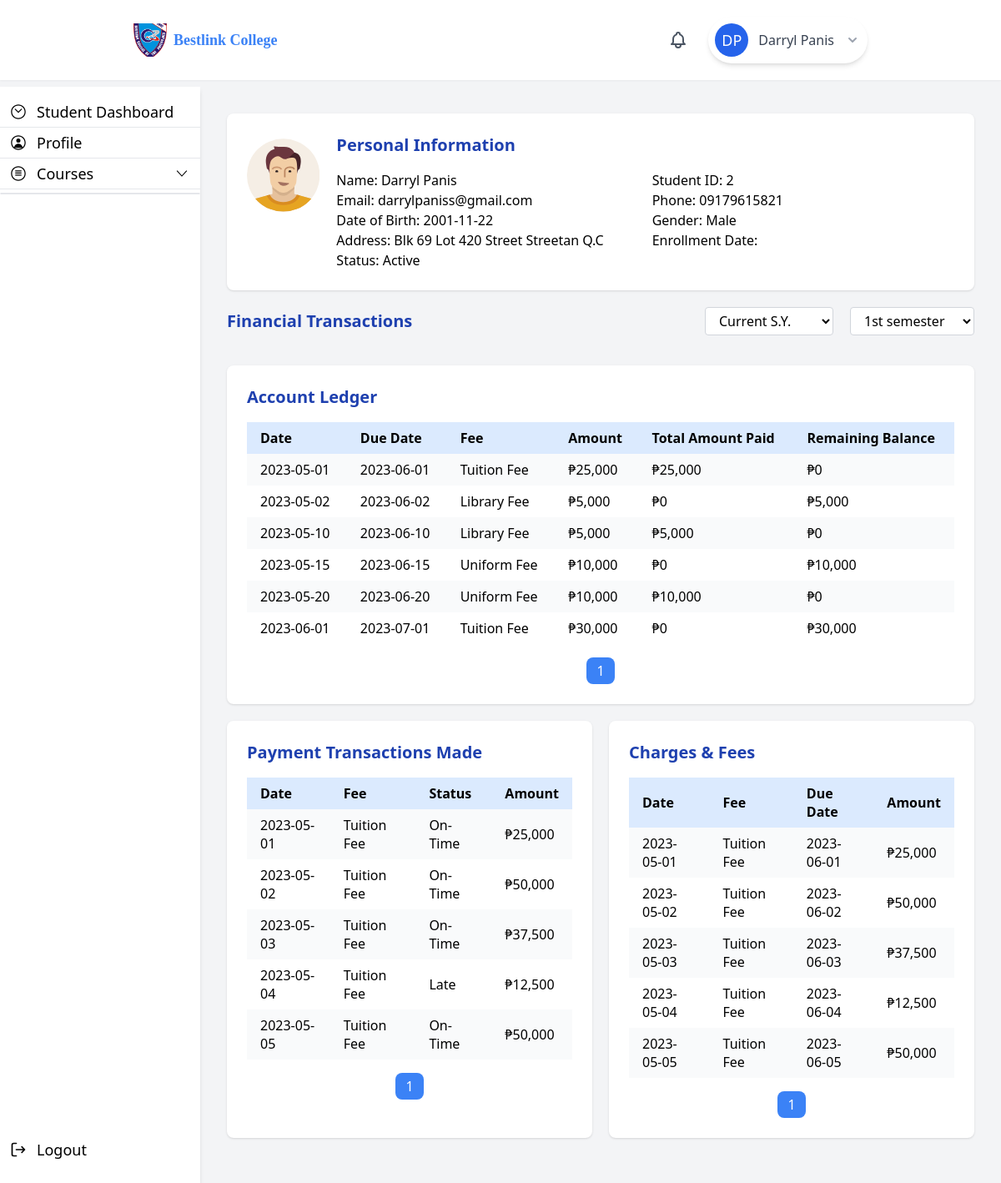
Page /src/layouts/student_ledger.php (signed in) on the committed database.
### tables this page shows
CREATE TABLE IF NOT EXISTS `users` (
  `user_id` int NOT NULL AUTO_INCREMENT,
  `username` varchar(50) NOT NULL,
  `first_name` varchar(50) DEFAULT NULL,
  `last_name` varchar(50) DEFAULT NULL,
  `date_of_birth` date DEFAULT NULL,
  `created_at` timestamp NOT NULL DEFAULT CURRENT_TIMESTAMP,
  `gender` enum('Male','Female','Others','') DEFAULT NULL,
  `phone_number` varchar(20) DEFAULT NULL,
  `address` varchar(255) DEFAULT NULL,
  `enrollment_date` date DEFAULT NULL,
  `password_hash` varchar(255) NOT NULL,
  `role` enum('Admin','Faculty','Student','Staff') NOT NULL DEFAULT 'Student',
  `email` varchar(100) DEFAULT NULL,
  `status` enum('Active','Inactive','Graduated','On Leave') NOT NULL,
  `last_login` datetime DEFAULT NULL,
  `is_archived` tinyint(1) NOT NULL DEFAULT '0',
  PRIMARY KEY (`user_id`),
  UNIQUE KEY `username` (`username`),
  UNIQUE KEY `email` (`email`)
);

### src/Models/student_model.php (called while the page is built, shortened)
<?php
function getStudentDetails(object $pdo, int $user_id) {
    try {
        $query = "SELECT * FROM users WHERE user_id = :user_id AND role = 'Student';";
        $stmt = $pdo->prepare($query);
        $stmt->bindParam(":user_id", $user_id, PDO::PARAM_INT);
        $stmt->execute();
        $result = $stmt->fetch(PDO::FETCH_ASSOC);
        return $result;
    } catch (PDOException $e) {
        error_log("Database error in getStudentDetails: " . $e->getMessage());
        return null;
    }
}

### src/Controllers/student_controller.php (called while the page is built, shortened)
<?php
require_once '../Models/student_model.php';
function getStudentInfo($pdo, $student_id){
    return getStudentDetails($pdo, $student_id);
}

### src/layouts/student_ledger.php (the view, shortened to what this page needs)
<?php
    require_once "../dbh.php";
    require_once "../Controllers/student_controller.php";
    $user_id = $_SESSION['user_id'];
    $student = getStudentInfo($pdo, $user_id);
?>
<!DOCTYPE html>
<html lang="en">
<head>
    <link href="../../output.css" rel="stylesheet">
    <link rel="stylesheet" href="../../public/css/styles.css">
</head>
<body class="bg-gray-100 min-h-[80vh] flex flex-col justify-between">
    <?php
        include('../../public/templates/header.php');
    ?>
    <div class="flex h-screen pt-20">
            <?php include('../../public/templates/student_sidebar.php');?>
            <main class="flex-1 p-8 overflow-y-auto space-y-5">
                <div class="bg-white rounded-lg shadow p-4 sm:p-6 relative w-full flex gap-x-5">
                    <div class="w-full">
                        <h3 class="text-xl font-semibold text-blue-800 mb-4">Personal Information</h3>
                        <?php if ($student): ?>
                            <div class="grid grid-cols-1  sm:grid-cols-2 gap-x-4 justify-between  ">
                                <p><strong class="font-medium">Name:</strong> <span class="block sm:inline"><?php echo htmlspecialchars($student['first_name'] ?? '') . ' ' . htmlspecialchars($student['last_name'] ?? ''); ?></span></p>
                                <p><strong class="font-medium">Student ID:</strong> <span class="block sm:inline"><?php echo htmlspecialchars($student['user_id'] ?? ''); ?></span></p>
                                <p><strong class="font-medium">Email:</strong> <span class="block sm:inline"><?php echo htmlspecialchars($student['email'] ?? ''); ?></span></p>
                                <p><strong class="font-medium">Phone:</strong> <span class="block sm:inline"><?php echo htmlspecialchars($student['phone_number'] ?? ''); ?></span></p>
                                <p><strong class="font-medium">Date of Birth:</strong> <span class="block sm:inline"><?php echo htmlspecialchars($student['date_of_birth'] ?? ''); ?></span></p>
                                <p><strong class="font-medium">Gender:</strong> <span class="block sm:inline"><?php echo htmlspecialchars($student['gender'] ?? ''); ?></span></p>
                                <p><strong class="font-medium">Address:</strong> <span class="block sm:inline"><?php echo htmlspecialchars($student['address'] ?? ''); ?></span></p>
                                <p><strong class="font-medium">Enrollment Date:</strong> <span class="block sm:inline"><?php echo htmlspecialchars($student['enrollment_date'] ?? ''); ?></span></p>
                                <p><strong class="font-medium">Status:</strong> <span class="block sm:inline"><?php echo htmlspecialchars($student['status'] ?? ''); ?></span></p>
                            </div>
                        <?php else: ?>
                            <p>No student information available.</p>
                        <?php endif; ?>
                    </div>
                </div>
                <div class="flex justify-between items-center">
                    <h3 class="text-xl font-semibold text-blue-800 mb-4">Financial Transactions</h3>
                    <div class="flex justify-end gap-x-5">
                        <div class="mb-4">
                            <select class="bg-white border border-gray-300 rounded px-3 py-1">
                                <option value="Current">Current S.Y.</option>
                            </select>
                        </div>
                        <div class="mb-4">
                            <select class="bg-white  border border-gray-300 rounded px-3 py-1">
                                <option value="Current">1st semester</option>
                            </select>
                        </div>
                    </div>
                </div>
                <div class="bg-white rounded-lg shadow p-4 sm:p-6 ">
                    <h3 class="text-xl font-semibold text-blue-800 mb-4">Account Ledger</h3>
                    <table class="w-full">
                        <thead>
                            <tr class="bg-blue-100">
                                <th class="py-2 px-4 text-left">Date</th>
                                <th class="py-2 px-4 text-left">Due Date</th>
                                <th class="py-2 px-4 text-left">Fee</th>
                                <th class="py-2 px-4 text-left">Amount</th>
                                <th class="py-2 px-4 text-left">Total Amount Paid</th>
                                <th class="py-2 px-4 text-left">Remaining Balance</th>
                            </tr>
                        </thead>
                        <tbody>
                            <?php
                            $mockTransactions = [
                                ['date' => '2023-05-01','due_date' => '2023-06-01','fee' => 'Tuition Fee','amount' => 25000,'total_amount_paid' => 25000,'balance' => 0],
                                ['date' => '2023-05-02','due_date' => '2023-06-02','fee' => 'Library Fee','amount' => 5000,'total_amount_paid' => 0,'balance' => 5000],
                                ['date' => '2023-05-10','due_date' => '2023-06-10','fee' => 'Library Fee','amount' => 5000,'total_amount_paid' => 5000,'balance' => 0],
                                ['date' => '2023-05-15','due_date' => '2023-06-15','fee' => 'Uniform Fee','amount' => 10000,'total_amount_paid' => 0,'balance' => 10000],
                                ['date' => '2023-05-20','due_date' => '2023-06-20','fee' => 'Uniform Fee','amount' => 10000,'total_amount_paid' => 10000,'balance' => 0],
                                ['date' => '2023-06-01','due_date' => '2023-07-01','fee' => 'Tuition Fee','amount' => 30000,'total_amount_paid' => 0,'balance' => 30000]
                            ];
                            $perPage = 10;
                            $totalTransactions = count($mockTransactions);
                            $totalPages = ceil($totalTransactions / $perPage);
                            $currentPage = isset($_GET['page']) ? (int)$_GET['page'] : 1;
                            $start = ($currentPage - 1) * $perPage;
                            $transactions = array_slice($mockTransactions, $start, $perPage);
                            foreach ($transactions as $index => $transaction):
                            ?>
                            <tr class="<?php echo $index % 2 == 0 ? 'bg-gray-50' : 'bg-white'; ?>">
                                <td class="py-2 px-4"><?php echo $transaction['date']; ?></td>
                                <td class="py-2 px-4"><?php echo $transaction['due_date']; ?></td>
                                <td class="py-2 px-4"><?php echo $transaction['fee']; ?></td>
                                <td class="py-2 px-4">₱<?php echo number_format($transaction['amount']); ?></td>
                                <td class="py-2 px-4">₱<?php echo number_format($transaction['total_amount_paid']); ?></td>
                                <td class="py-2 px-4">₱<?php echo number_format($transaction['balance']); ?></td>
                            </tr>
                            <?php endforeach; ?>
                        </tbody>
                    </table>
                    <div class="flex justify-center mt-4 space-x-1">
                        <?php for ($i = 1; $i <= $totalPages; $i++): ?>
                            <a href="?page=<?php echo $i; ?>" class="px-3 py-1 <?php echo $i == $currentPage ? 'bg-blue-500 text-white' : 'bg-gray-200 text-gray-700'; ?> rounded-lg hover:bg-blue-500 hover:text-white"><?php echo $i; ?></a>
                        <?php endfor; ?>
                    </div>
                </div>
                <div class="grid grid-cols-2 gap-x-5">
                    <div class="bg-white rounded-lg shadow p-4 sm:p-6 ">
                        <h3 class="text-xl font-semibold text-blue-800 mb-4">Payment Transactions Made</h3>
                        <table class="w-full">
                            <thead>
                                <tr class="bg-blue-100">
                                    <th class="py-2 px-4 text-left">Date</th>
                                    <th class="py-2 px-4 text-left">Fee</th>
                                    <th class="py-2 px-4 text-left">Status</th>
                                    <th class="py-2 px-4 text-left">Amount</th>
                                </tr>
                            </thead>
                            <tbody>
                                <?php
                                $mockPayments = [
                                    ['date' => '2023-05-01', 'fee' => 'Tuition Fee', 'amount' => 25000, 'status' => 'On-Time'],
                                    ['date' => '2023-05-02', 'fee' => 'Tuition Fee', 'amount' => 50000, 'status' => 'On-Time'],
                                    ['date' => '2023-05-03', 'fee' => 'Tuition Fee', 'amount' => 37500, 'status' => 'On-Time'],
                                    ['date' => '2023-05-04', 'fee' => 'Tuition Fee', 'amount' => 12500, 'status' => 'Late'],
                                    ['date' => '2023-05-05', 'fee' => 'Tuition Fee', 'amount' => 50000, 'status' => 'On-Time'],
                                ];
                                $perPage = 5;
                                $totalPayments = count($mockPayments);
                                $totalPages = ceil($totalPayments / $perPage);
                                $currentPage = isset($_GET['paymentPage']) ? (int)$_GET['paymentPage'] : 1;
                                $start = ($currentPage - 1) * $perPage;
                                $payments = array_slice($mockPayments, $start, $perPage);
                                foreach ($payments as $index => $payments):
                                ?>
                                <tr class="<?php echo $index % 2 == 0 ? 'bg-gray-50' : 'bg-white'; ?>">
                                    <td class="py-2 px-4"><?php echo $payments['date']; ?></td>
                                    <td class="py-2 px-4"><?php echo $payments['fee']; ?></td>
                                    <td class="py-2 px-4"><?php echo $payments['status']; ?></td>
                                    <td class="py-2 px-4">₱<?php echo number_format($payments['amount']); ?></td>
                                </tr>
                                <?php endforeach; ?>
                            </tbody>
                        </table>
                        <div class="flex justify-center mt-4 space-x-1">
                            <?php for ($i = 1; $i <= $totalPages; $i++): ?>
                                <a href="?page=<?php echo $i; ?>" class="px-3 py-1 <?php echo $i == $currentPage ? 'bg-blue-500 text-white' : 'bg-gray-200 text-gray-700'; ?> rounded-lg hover:bg-blue-500 hover:text-white"><?php echo $i; ?></a>
                            <?php endfor; ?>
                        </div>
                    </div>
                    <div class="bg-white rounded-lg shadow p-4 sm:p-6 ">
                        <h3 class="text-xl font-semibold text-blue-800 mb-4">Charges & Fees</h3>
                        <table class="w-full">
                            <thead>
                                <tr class="bg-blue-100">
                                    <th class="py-2 px-4 text-left">Date</th>
                                    <th class="py-2 px-4 text-left">Fee</th>
                                    <th class="py-2 px-4 text-left">Due Date</th>
                                    <th class="py-2 px-4 text-left">Amount</th>
                                </tr>
                            </thead>
                            <tbody>
                                <?php
                                $mockCharges = [
                                    ['date' => '2023-05-01', 'fee' => 'Tuition Fee', 'amount' => 25000, 'due_date' => '2023-06-01'],
                                    ['date' => '2023-05-02', 'fee' => 'Tuition Fee', 'amount' => 50000, 'due_date' => '2023-06-02'],
                                    ['date' => '2023-05-03', 'fee' => 'Tuition Fee', 'amount' => 37500, 'due_date' => '2023-06-03'],
                                    ['date' => '2023-05-04', 'fee' => 'Tuition Fee', 'amount' => 12500, 'due_date' => '2023-06-04'],
                                    ['date' => '2023-05-05', 'fee' => 'Tuition Fee', 'amount' => 50000, 'due_date' => '2023-06-05'],
                                ];
                                $perPage = 5;
                                $totalCharges = count($mockCharges);
                                $totalPages = ceil($totalCharges / $perPage);
                                $currentPage = isset($_GET['chargesPage']) ? (int)$_GET['chargesPage'] : 1;
                                $start = ($currentPage - 1) * $perPage;
                                $charges = array_slice($mockCharges, $start, $perPage);
                                foreach ($charges as $index => $charges):
                                ?>
                                <tr class="<?php echo $index % 2 == 0 ? 'bg-gray-50' : 'bg-white'; ?>">
                                    <td class="py-2 px-4"><?php echo $charges['date']; ?></td>
                                    <td class="py-2 px-4"><?php echo $charges['fee']; ?></td>
                                    <td class="py-2 px-4"><?php echo $charges['due_date']; ?></td>
                                    <td class="py-2 px-4">₱<?php echo number_format($charges['amount']); ?></td>
                                </tr>
                                <?php endforeach; ?>
                            </tbody>
                        </table>
                           <div class="flex justify-center mt-4 space-x-1">
                                <?php for ($i = 1; $i <= $totalPages; $i++): ?>
                                    <a href="?page=<?php echo $i; ?>" class="px-3 py-1 <?php echo $i == $currentPage ? 'bg-blue-500 text-white' : 'bg-gray-200 text-gray-700'; ?> rounded-lg hover:bg-blue-500 hover:text-white"><?php echo $i; ?></a>
                                <?php endfor; ?>
                            </div>
                    </div>
                </div>
            </main>
    </div>
</body>
</html>

### rows in the picture
users: first_name "Darryl", last_name "Panis", user_id "2", email "darrylpaniss@gmail.com", phone_number "09179615821", date_of_birth "2001-11-22", gender "Male", address "Blk 69 Lot 420 Street Streetan Q.C", status "Active"

### other values in the picture
$_SESSION['user_name'][0] "D"
$_SESSION['user_lastname'][0] "P"
$_SESSION['user_name'] "Darryl"
$_SESSION['user_lastname'] "Panis"
$transaction['date'] "2023-05-01"
$transaction['due_date'] "2023-06-01"
$transaction['fee'] "Tuition Fee"
$transaction['amount'] "25,000"
$transaction['total_amount_paid'] "25,000"
$transaction['balance'] "0"
$transaction['date'] "2023-05-02"
$transaction['due_date'] "2023-06-02"
$transaction['fee'] "Library Fee"
$transaction['amount'] "5,000"
$transaction['total_amount_paid'] "0"
